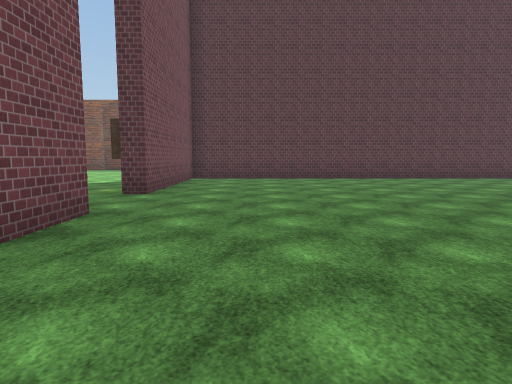
View 1 (above)

24 first-person views from a walk through a Unity game level. The camera is 1.5 m above the floor, tilts 6° down and sees 75° across. The floor is counted in squares, 2 m on a side. Each view is taken from the middle of a square. On the plan, view 1 faces up. The plan holds only what a view shows up to about 11 squares ahead; the rest is blank. The place goes on beyond the plan. Some surface patterns are stand-ins.

View 2
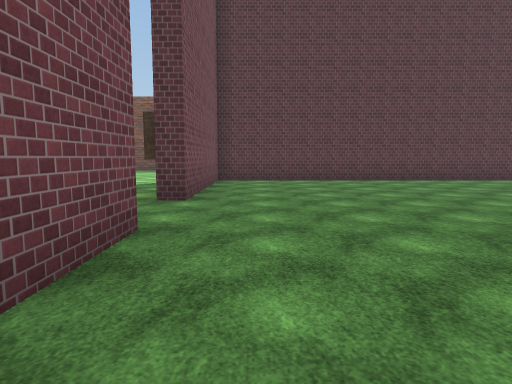

View 3
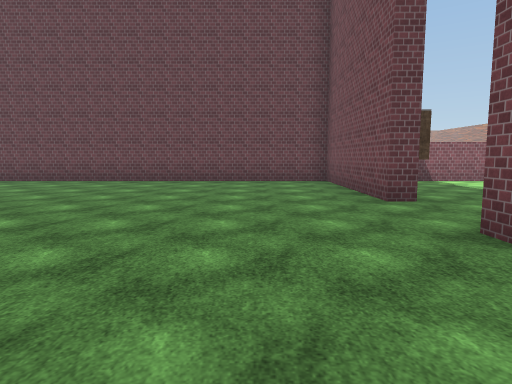

View 4
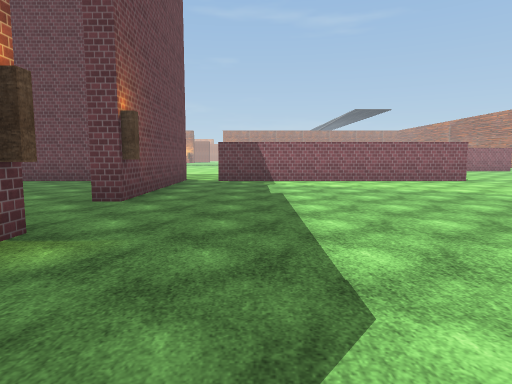

View 5
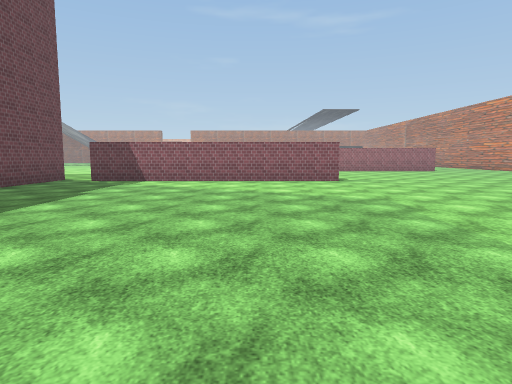

View 6
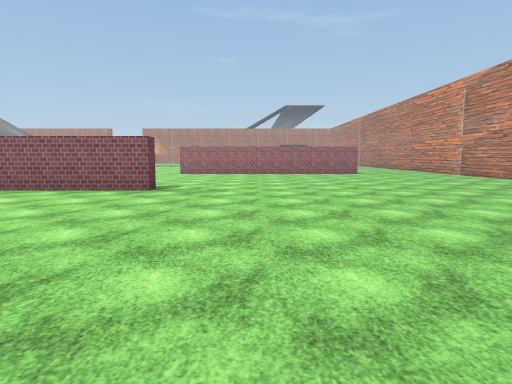

View 7
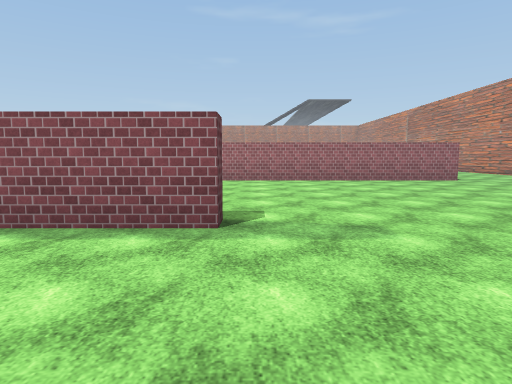

View 8
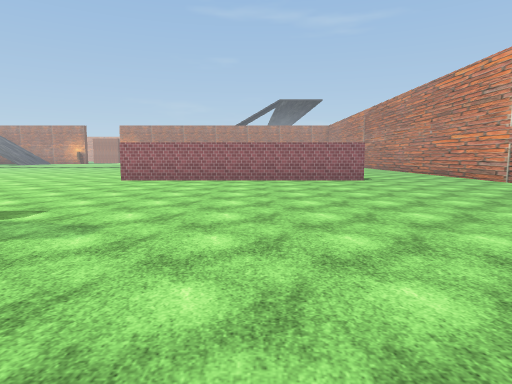

View 9
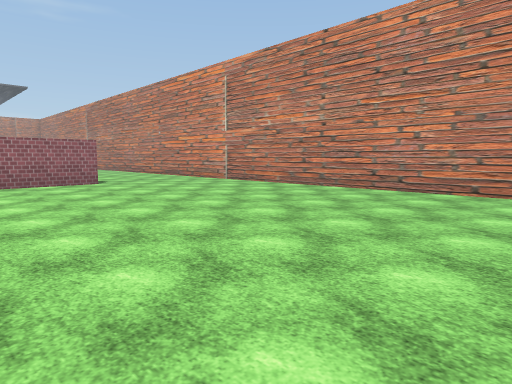

View 10
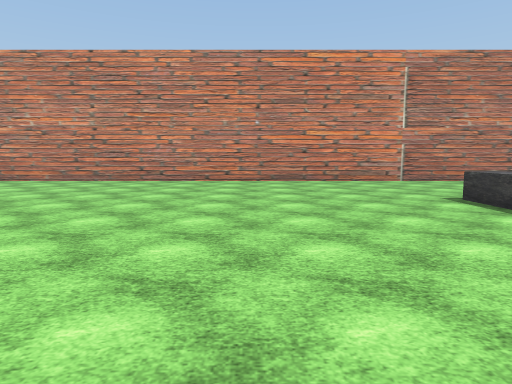

View 11
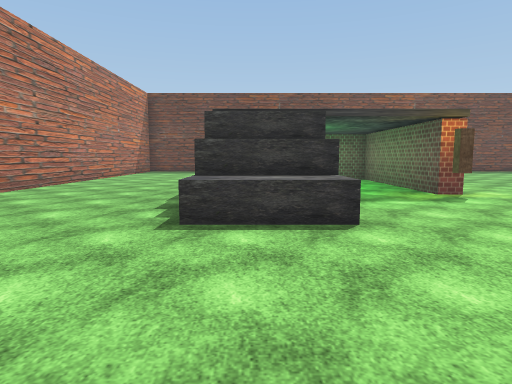

View 12
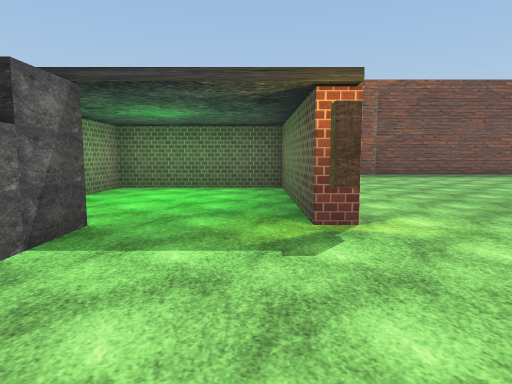

View 13
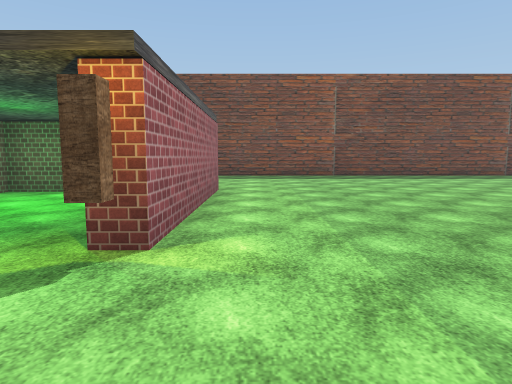

View 14
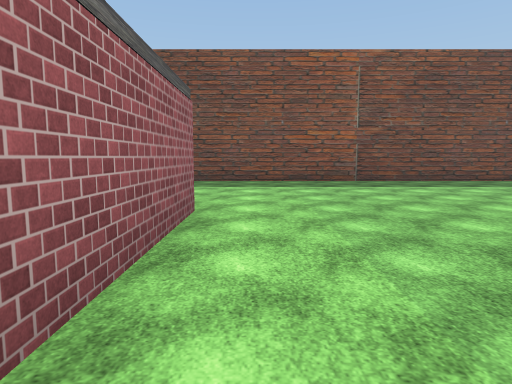

View 15
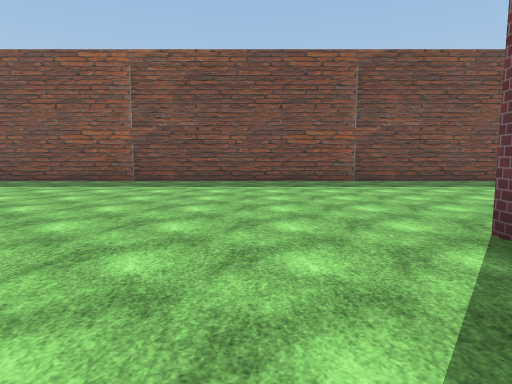

View 16
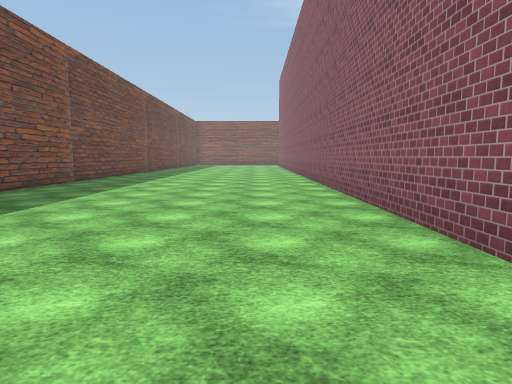

View 17
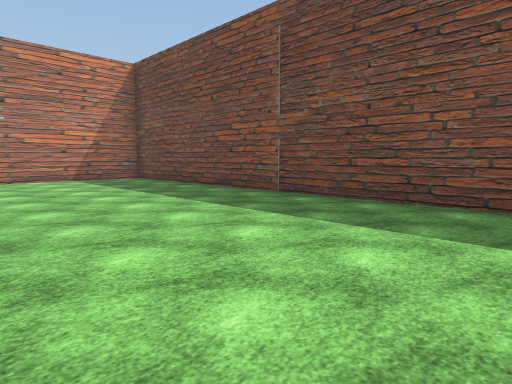

View 18
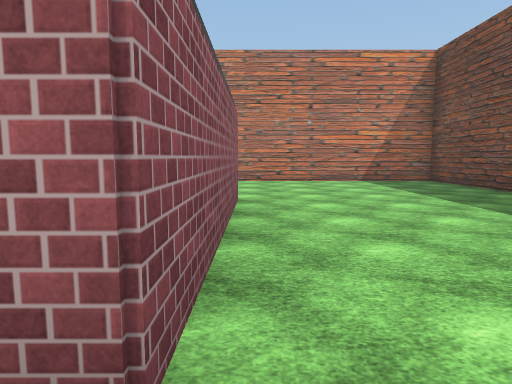

View 19
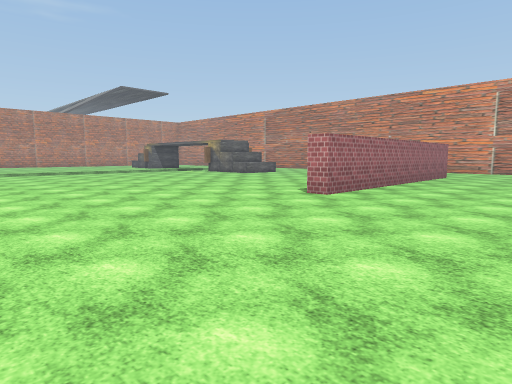

View 20
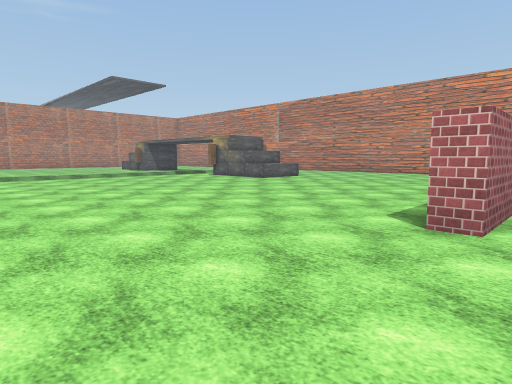

View 21
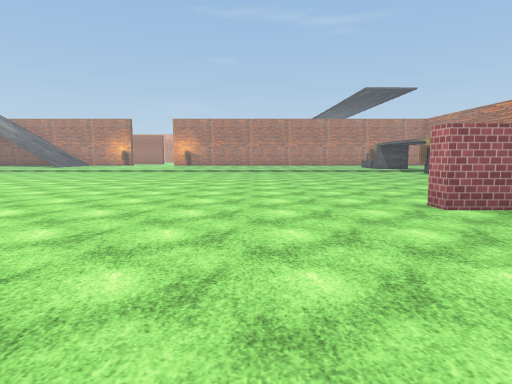

View 22
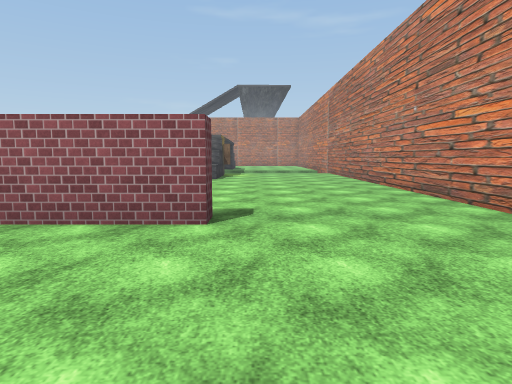

View 23
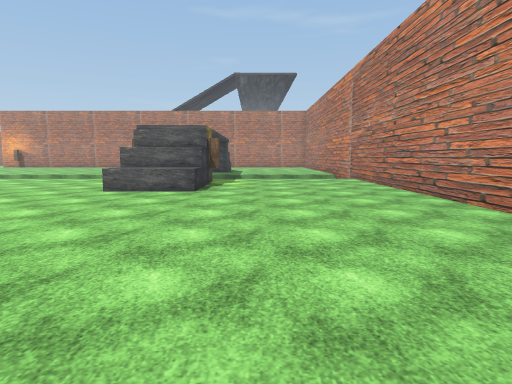

View 24
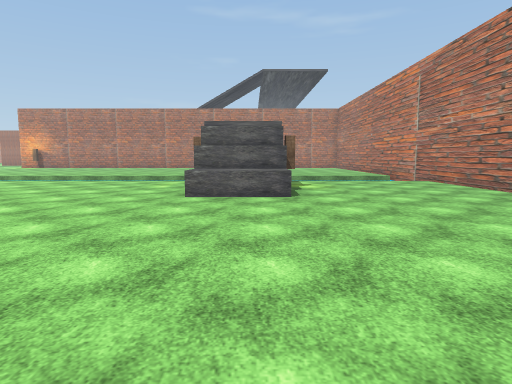

### Floor plan
Points are (right, up) in squares from view 1. A wall is a line through its corners. A room is listed if a view was taken in it or the views show most of it. See-through windows are left out.
Room 1 (views 1, 2, 3)
walls: (-2.2, 4.4) (-2.2, -0.5) (6.5, -0.5); (6.5, 11.7) (-2.2, 11.7) (-2.2, 6.6)
ways out: opening at (-3, 5.5) to room 2
Room 2 (views 4, 5, 6, 7, 8, 9, 10, 11, 12, 13, 14, 15, 16, 17, 18, 19, 20, 21, 22, 23, 24)
walls: (-11.6, -1) (-11.6, -0.5) (-3.7, -0.5); (-2.7, -1) (-2.7, 4.5); (-3, 4.4) (-2.2, 4.4); (-18.5, -8.2) (-18.5, -7.7) (-10.7, -7.7) (-10.7, -8.2); (-15.8, 6.6) (-17.9, 6.6); (-2.2, 6.6) (-2.8, 6.6); (-15.8, 8.6) (-15.8, 7.2); (-22.6, -6.8) (-22.6, -8.1); (-22.6, -8.5) (-22.6, -20.1); (-17.7, -16.2) (-15.6, -16.2); (-2.7, 12.2) (6.1, 12.2); (-17.7, -18.2) (-17.7, -15.2); (-17.7, 13.7) (-12.9, 13.7) (-12.9, 8.6) (-13.4, 8.6); (-22.6, 13.1) (-22.6, -6.1); (6.1, 19.5) (-22.6, 19.5) (-22.6, 13.4)
low walls: (-15.8, 5.7) (-17.9, 5.7); (-17.7, -15.2) (-15.6, -15.2)
ways out: opening at (-3, 5.5) to room 1; opening at (-14.5, 9); gap at (-4, -1)

Positions as (right, up) in squares from view 1, and headings:
1: (0, 0), facing up
2: (-1, 1), facing up
3: (0, 10), facing down
4: (-5, 10), facing down
5: (-9, 10), facing down
6: (-14, 7), facing down
7: (-12, 3), facing down
8: (-15, 3), facing down
9: (-15, 2), facing down-left
10: (-12, 2), facing left
11: (-17, 2), facing up
12: (-14, 5), facing up
13: (-12, 6), facing up
14: (-12, 9), facing up
15: (-5, 9), facing up
16: (-5, 14), facing right
17: (-11, 14), facing up-left
18: (-12, 14), facing left
19: (-5, -4), facing down-left
20: (-7, -7), facing down-left
21: (-8, -3), facing down
22: (-19, -4), facing down
23: (-19, -8), facing down
24: (-17, -9), facing down
